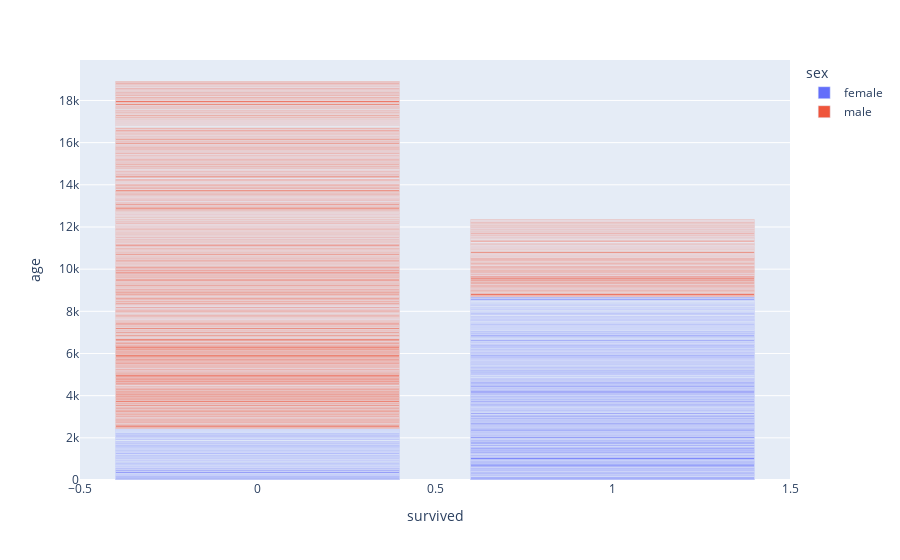

The code cell stored with this chart in its notebook:
### Markdown cell above
# Q9: Search for "Plotly Gallery" and fetch for a graph and use it with our data.

- Note: You need to put the resourse addres of fetched your grapth.

### Code cell
import pandas as pd
import plotly.express as px
df = pd.read_csv("titanic passenger list.csv")
fig = px.bar(df, x=df['survived'],y=df['age'],barmode ="group", color= 'sex')
fig.show()

#Resource : https://plotly.com/python/bar-charts/

### Figure 1 — Plotly figure (JSON) as saved in the notebook; plotly's stock layout.template omitted (floating-point values rounded to 4 significant figures; data arrays with more than 128 entries replaced by an {"elided": "..."} marker saying what was removed)
{"data": [{"alignmentgroup": "True", "hovertemplate": "sex=female<br>survived=%{x}<br>age=%{y}<extra></extra>", "legendgroup": "female", "marker": {"color": "#636efa", "pattern": {"shape": ""}}, "name": "female", "offsetgroup": "female", "orientation": "v", "showlegend": true, "textposition": "auto", "type": "bar", "x": {"elided": "464 int values"}, "xaxis": "x", "y": {"elided": "464 int values"}, "yaxis": "y"}, {"alignmentgroup": "True", "hovertemplate": "sex=male<br>survived=%{x}<br>age=%{y}<extra></extra>", "legendgroup": "male", "marker": {"color": "#EF553B", "pattern": {"shape": ""}}, "name": "male", "offsetgroup": "male", "orientation": "v", "showlegend": true, "textposition": "auto", "type": "bar", "x": {"elided": "841 int values"}, "xaxis": "x", "y": {"elided": "841 int values"}, "yaxis": "y"}], "layout": {"barmode": "relative", "legend": {"title": {"text": "sex"}, "tracegroupgap": 0}, "margin": {"t": 60}, "xaxis": {"anchor": "y", "domain": [0, 1], "title": {"text": "survived"}}, "yaxis": {"anchor": "x", "domain": [0, 1], "title": {"text": "age"}}}}
